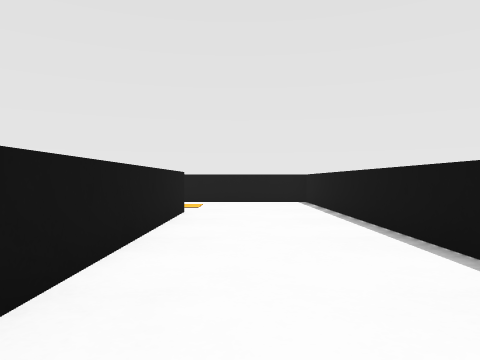
view 1 (above)

21 first-person views from a walk through a world built for the Webots simulator. The camera is 0.08 m above the floor, looks level and sees 70° across. The floor is counted in squares, 0.1 m on a side. Each view is taken from the middle of a square. On the plan, view 1 faces up. The plan holds only what a view shows up to about 11 squares ahead; the rest is blank. The place goes on beyond the plan. Robots are left out. Webots' stock objects and surfaces are drawn as simple stand-ins.

view 2
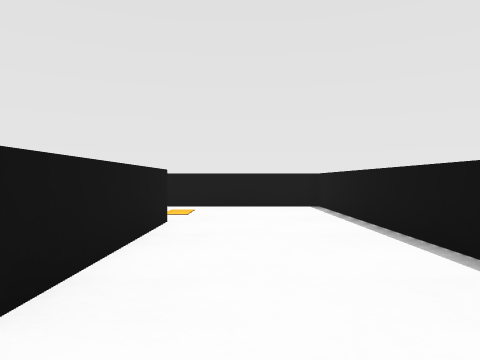

view 3
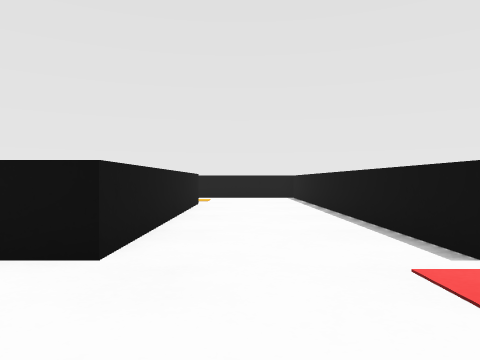

view 4
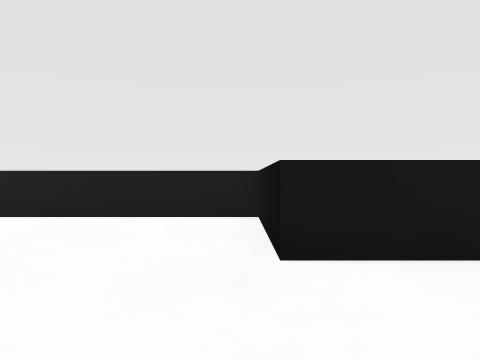

view 5
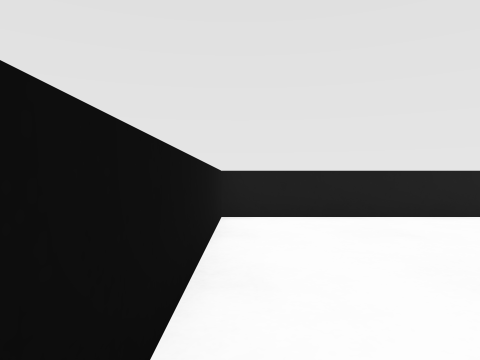

view 6
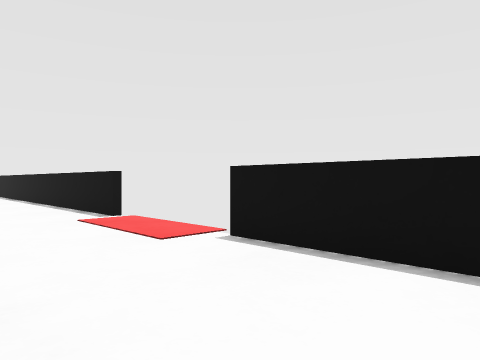

view 7
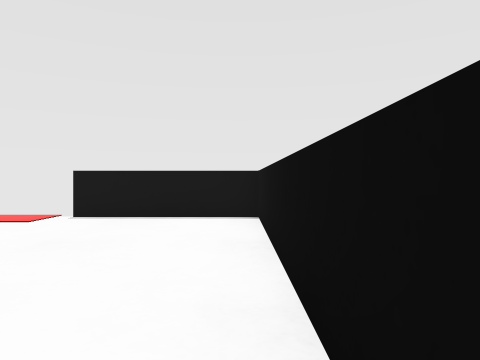

view 8
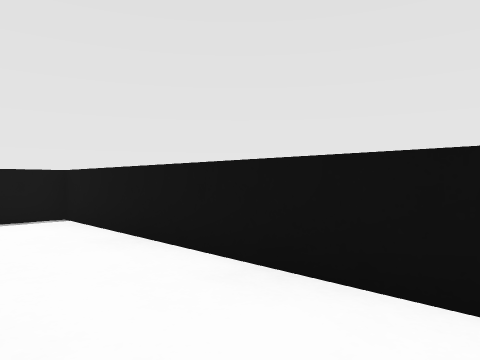

view 9
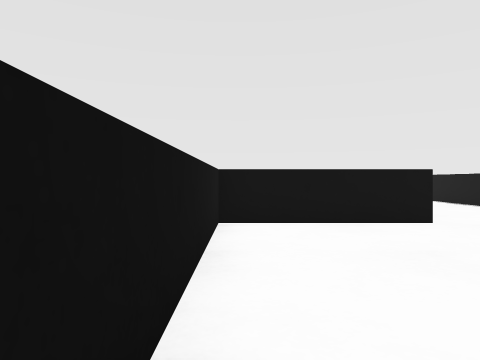

view 10
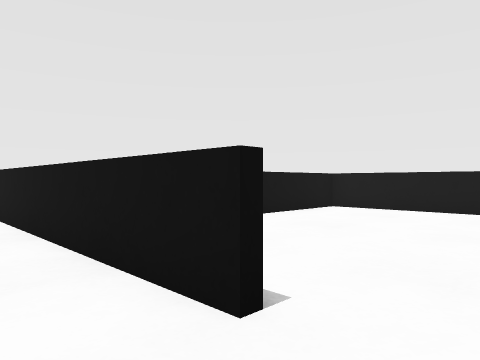

view 11
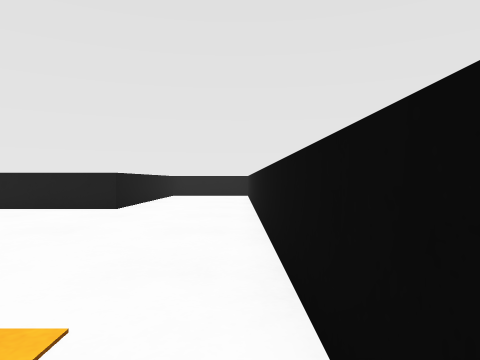

view 12
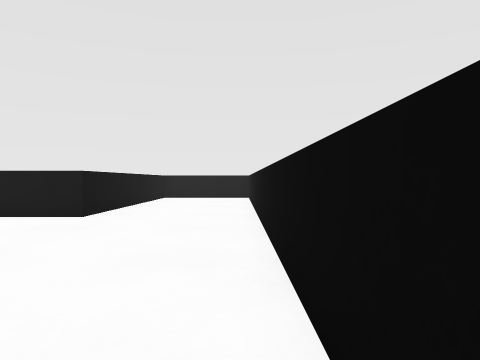

view 13
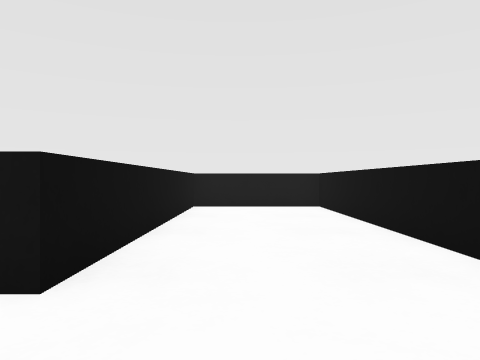

view 14
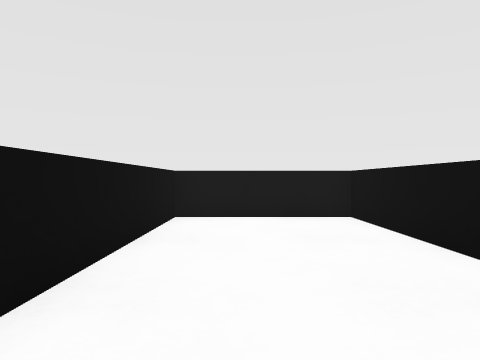

view 15
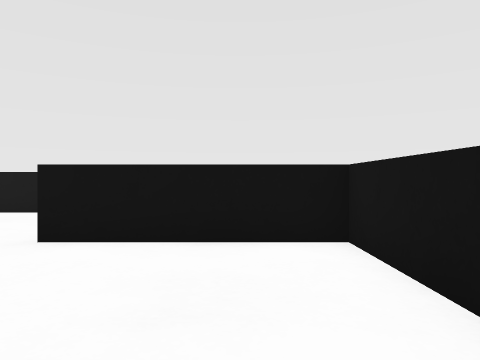

view 16
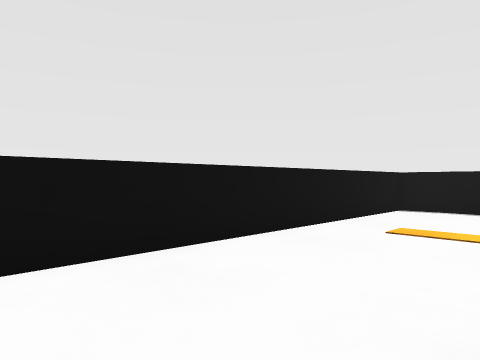

view 17
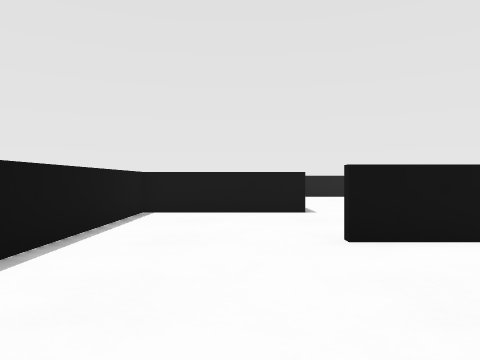

view 18
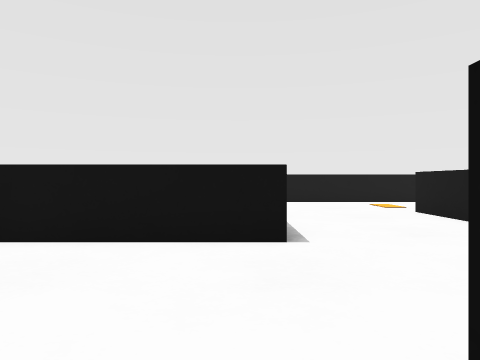

view 19
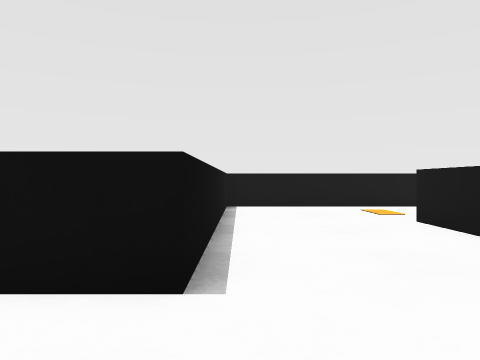

view 20
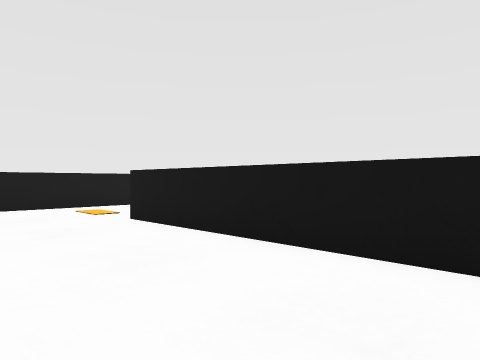

view 21
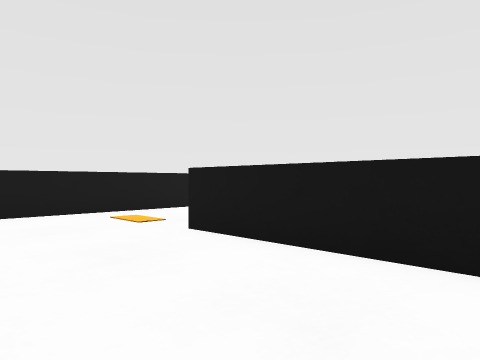

### Floor plan
Ten units are one square. View 1 is at (0, 0); x grows to the right and y downward. Boxes are objects, and circles mark ways between rooms. Rooms are numbered by the first view taken in them; rooms with no view inside come last. Other rooms are left out.
<svg viewBox="-179 -129 208 208">
<path fill="none" stroke="#000" d="M24 -4 24 -124 -16 -124M-14 -86 -14 -4 -54 -4 -54 74 24 74 24 34M-16 -124 -174 -124 -174 -86 -94 -86 -94 -46 -54 -46M-16 -36 -16 -56M-94 -25 -94 36M-56 70 -56 -6M-95 74 -55 74M-56 -6 -16 -6 -16 -36"/>
<circle cx="-20" cy="-105" r="3" fill="#2a7"/>
<circle cx="-40" cy="-40" r="3" fill="#2a7"/>
<circle cx="-60" cy="-20" r="3" fill="#2a7"/>
<text x="-10" y="-10">1</text>
<text x="-80" y="-90">2</text>
<text x="-80" y="20">3</text>
<text x="-40" y="-20">4</text>
</svg>
Room 1 opens to room 2. Room 2 opens to room 4. Room 3 opens to room 4.

Where each view was taken, in squares from view 1:
view 1: 0 up, 0 right, facing up
view 2: 2 up, 0 right, facing up
view 3: 3 down, 0 right, facing up
view 4: 0 up, 2 right, facing left
view 5: 7 down, 2 right, facing left
view 6: 7 down, 1 left, facing up-right
view 7: 7 down, 5 left, facing right
view 8: 5 down, 5 left, facing down-right
view 9: 6 down, 5 left, facing up
view 10: 10 up, 0 right, facing down-left
view 11: 12 up, 0 right, facing left
view 12: 12 up, 2 left, facing left
view 13: 10 up, 7 left, facing left
view 14: 10 up, 10 left, facing left
view 15: 9 up, 8 left, facing down
view 16: 9 up, 7 left, facing up-right
view 17: 9 up, 4 left, facing down
view 18: 5 up, 5 left, facing down
view 19: 3 up, 6 left, facing down
view 20: 3 up, 6 left, facing down-left
view 21: 1 up, 6 left, facing down-left
